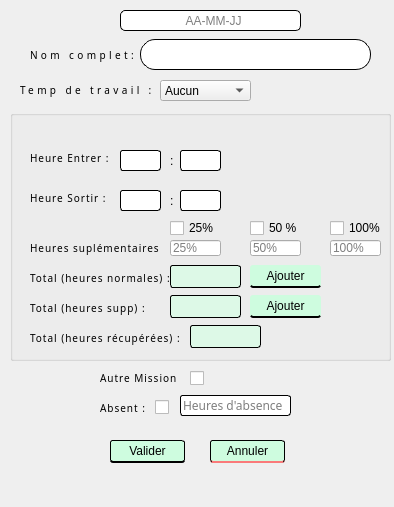
<?xml version="1.0" encoding="UTF-8"?>
<ui version="4.0">
 <class>Dialog</class>
 <widget class="QDialog" name="Dialog">
  <property name="geometry">
   <rect>
    <x>0</x>
    <y>0</y>
    <width>394</width>
    <height>507</height>
   </rect>
  </property>
  <property name="windowTitle">
   <string>Dialog</string>
  </property>
  <widget class="QPushButton" name="pushButton">
   <property name="geometry">
    <rect>
     <x>110</x>
     <y>440</y>
     <width>75</width>
     <height>23</height>
    </rect>
   </property>
   <property name="styleSheet">
    <string notr="true">QPushButton#pushButton{
border-radius:  3px;
background-color: #CEFCDF;
border: 1px solid black;
border-bottom: 2px solid black;
}
QPushButton#pushButton:hover{
background-color: #DDF9E7;
}
QPushButton#pushButton:pressed{
background-color: #38F77E;
}</string>
   </property>
   <property name="text">
    <string>Valider</string>
   </property>
  </widget>
  <widget class="QPushButton" name="pushButton_2">
   <property name="geometry">
    <rect>
     <x>210</x>
     <y>440</y>
     <width>75</width>
     <height>23</height>
    </rect>
   </property>
   <property name="styleSheet">
    <string notr="true">QPushButton#pushButton_2{
border-radius:  3px;
background-color: #CEFCDF;
border: 1px solid black;
border-bottom: 2px solid #FA7A7A;
}
QPushButton#pushButton_2:hover{
background-color: #DDF9E7;
}
QPushButton#pushButton_2:pressed{
background-color: #FACC7A;
}</string>
   </property>
   <property name="text">
    <string>Annuler</string>
   </property>
  </widget>
  <widget class="QLabel" name="label_8">
   <property name="geometry">
    <rect>
     <x>100</x>
     <y>400</y>
     <width>71</width>
     <height>16</height>
    </rect>
   </property>
   <property name="styleSheet">
    <string notr="true">QLabel{
    font-family: Barlow, sans-serif;
    font-size:  10px;
    font-weight: 100;
    color: rgba(0, 0, 0, 1);
    text-transform: none;
    font-style: normal;
    text-decoration: none;
    line-height: 1em;
    letter-spacing: 1px;
}</string>
   </property>
   <property name="text">
    <string>Absent :</string>
   </property>
  </widget>
  <widget class="QLineEdit" name="lineEdit_9">
   <property name="geometry">
    <rect>
     <x>180</x>
     <y>395</y>
     <width>111</width>
     <height>21</height>
    </rect>
   </property>
   <property name="styleSheet">
    <string notr="true">font-family: Barlow, sans-serif;
    font-size:  12px;
border-radius: 3px;
border: 1px solid black;</string>
   </property>
   <property name="text">
    <string/>
   </property>
   <property name="readOnly">
    <bool>true</bool>
   </property>
   <property name="placeholderText">
    <string>Heures d'absence</string>
   </property>
  </widget>
  <widget class="QCheckBox" name="checkBox_4">
   <property name="geometry">
    <rect>
     <x>155</x>
     <y>397</y>
     <width>16</width>
     <height>21</height>
    </rect>
   </property>
   <property name="styleSheet">
    <string notr="true"/>
   </property>
   <property name="text">
    <string/>
   </property>
  </widget>
  <widget class="QGroupBox" name="groupBox">
   <property name="geometry">
    <rect>
     <x>10</x>
     <y>110</y>
     <width>381</width>
     <height>251</height>
    </rect>
   </property>
   <property name="styleSheet">
    <string notr="true">QWidget#groupBox{
color : green;

}</string>
   </property>
   <property name="title">
    <string/>
   </property>
   <widget class="QLineEdit" name="lineEdit_2">
    <property name="geometry">
     <rect>
      <x>110</x>
      <y>40</y>
      <width>41</width>
      <height>21</height>
     </rect>
    </property>
    <property name="styleSheet">
     <string notr="true">border-radius:3px;
border:1px solid black;</string>
    </property>
    <property name="text">
     <string/>
    </property>
   </widget>
   <widget class="QLabel" name="label_3">
    <property name="geometry">
     <rect>
      <x>20</x>
      <y>40</y>
      <width>101</width>
      <height>16</height>
     </rect>
    </property>
    <property name="styleSheet">
     <string notr="true">QLabel{
    font-family: Barlow, sans-serif;
    font-size:  10px;
    font-weight: 100;
    color: rgba(0, 0, 0, 1);
    text-transform: none;
    font-style: normal;
    text-decoration: none;
    line-height: 1em;
    letter-spacing: 1px;
}</string>
    </property>
    <property name="text">
     <string>Heure Entrer : </string>
    </property>
   </widget>
   <widget class="QLabel" name="label_6">
    <property name="geometry">
     <rect>
      <x>160</x>
      <y>80</y>
      <width>21</width>
      <height>21</height>
     </rect>
    </property>
    <property name="text">
     <string>:</string>
    </property>
   </widget>
   <widget class="QLineEdit" name="lineEdit_6">
    <property name="geometry">
     <rect>
      <x>160</x>
      <y>130</y>
      <width>51</width>
      <height>16</height>
     </rect>
    </property>
    <property name="text">
     <string/>
    </property>
    <property name="readOnly">
     <bool>true</bool>
    </property>
    <property name="placeholderText">
     <string>25%</string>
    </property>
   </widget>
   <widget class="QLabel" name="label_4">
    <property name="geometry">
     <rect>
      <x>160</x>
      <y>40</y>
      <width>21</width>
      <height>21</height>
     </rect>
    </property>
    <property name="text">
     <string>:</string>
    </property>
   </widget>
   <widget class="QLabel" name="label_7">
    <property name="geometry">
     <rect>
      <x>20</x>
      <y>130</y>
      <width>131</width>
      <height>16</height>
     </rect>
    </property>
    <property name="styleSheet">
     <string notr="true">QLabel{
    font-family: Barlow, sans-serif;
    font-size:  10px;
    font-weight: 100;
    color: rgba(0, 0, 0, 1);
    text-transform: none;
    font-style: normal;
    text-decoration: none;
    line-height: 1em;
    letter-spacing: 1px;
}</string>
    </property>
    <property name="text">
     <string>Heures suplémentaires  : </string>
    </property>
   </widget>
   <widget class="QLineEdit" name="lineEdit_5">
    <property name="geometry">
     <rect>
      <x>110</x>
      <y>80</y>
      <width>41</width>
      <height>21</height>
     </rect>
    </property>
    <property name="styleSheet">
     <string notr="true">border-radius:3px;
border:1px solid black;</string>
    </property>
    <property name="text">
     <string/>
    </property>
   </widget>
   <widget class="QLabel" name="label_5">
    <property name="geometry">
     <rect>
      <x>20</x>
      <y>80</y>
      <width>101</width>
      <height>16</height>
     </rect>
    </property>
    <property name="styleSheet">
     <string notr="true">QLabel{
    font-family: Barlow, sans-serif;
    font-size:  10px;
    font-weight: 100;
    color: rgba(0, 0, 0, 1);
    text-transform: none;
    font-style: normal;
    text-decoration: none;
    line-height: 1em;
    letter-spacing: 1px;
}</string>
    </property>
    <property name="text">
     <string>Heure Sortir : </string>
    </property>
   </widget>
   <widget class="QCheckBox" name="checkBox">
    <property name="enabled">
     <bool>true</bool>
    </property>
    <property name="geometry">
     <rect>
      <x>160</x>
      <y>110</y>
      <width>51</width>
      <height>16</height>
     </rect>
    </property>
    <property name="text">
     <string>25%</string>
    </property>
    <property name="checked">
     <bool>false</bool>
    </property>
   </widget>
   <widget class="QCheckBox" name="checkBox_2">
    <property name="geometry">
     <rect>
      <x>240</x>
      <y>110</y>
      <width>51</width>
      <height>16</height>
     </rect>
    </property>
    <property name="text">
     <string>50 %</string>
    </property>
   </widget>
   <widget class="QLineEdit" name="lineEdit_7">
    <property name="geometry">
     <rect>
      <x>240</x>
      <y>130</y>
      <width>51</width>
      <height>16</height>
     </rect>
    </property>
    <property name="text">
     <string/>
    </property>
    <property name="readOnly">
     <bool>true</bool>
    </property>
    <property name="placeholderText">
     <string>50%</string>
    </property>
   </widget>
   <widget class="QLineEdit" name="lineEdit_3">
    <property name="geometry">
     <rect>
      <x>170</x>
      <y>40</y>
      <width>41</width>
      <height>21</height>
     </rect>
    </property>
    <property name="styleSheet">
     <string notr="true">border-radius:3px;
border:1px solid black;</string>
    </property>
    <property name="text">
     <string/>
    </property>
   </widget>
   <widget class="QLineEdit" name="lineEdit_4">
    <property name="geometry">
     <rect>
      <x>170</x>
      <y>80</y>
      <width>41</width>
      <height>21</height>
     </rect>
    </property>
    <property name="styleSheet">
     <string notr="true">border-radius:3px;
border:1px solid black;</string>
    </property>
    <property name="text">
     <string/>
    </property>
   </widget>
   <widget class="QCheckBox" name="checkBox_3">
    <property name="geometry">
     <rect>
      <x>320</x>
      <y>110</y>
      <width>51</width>
      <height>16</height>
     </rect>
    </property>
    <property name="text">
     <string>100%</string>
    </property>
   </widget>
   <widget class="QLineEdit" name="lineEdit_8">
    <property name="geometry">
     <rect>
      <x>320</x>
      <y>130</y>
      <width>51</width>
      <height>16</height>
     </rect>
    </property>
    <property name="text">
     <string/>
    </property>
    <property name="readOnly">
     <bool>true</bool>
    </property>
    <property name="placeholderText">
     <string>100%</string>
    </property>
   </widget>
   <widget class="QLabel" name="label_10">
    <property name="geometry">
     <rect>
      <x>20</x>
      <y>160</y>
      <width>151</width>
      <height>16</height>
     </rect>
    </property>
    <property name="styleSheet">
     <string notr="true">QLabel{
    font-family: Barlow, sans-serif;
    font-size:  10px;
    font-weight: 100;
    color: rgba(0, 0, 0, 1);
    text-transform: none;
    font-style: normal;
    text-decoration: none;
    line-height: 1em;
    letter-spacing: 1px;
}</string>
    </property>
    <property name="text">
     <string>Total (heures normales) : </string>
    </property>
   </widget>
   <widget class="QLabel" name="label_11">
    <property name="geometry">
     <rect>
      <x>20</x>
      <y>190</y>
      <width>131</width>
      <height>16</height>
     </rect>
    </property>
    <property name="styleSheet">
     <string notr="true">QLabel{
    font-family: Barlow, sans-serif;
    font-size:  10px;
    font-weight: 100;
    color: rgba(0, 0, 0, 1);
    text-transform: none;
    font-style: normal;
    text-decoration: none;
    line-height: 1em;
    letter-spacing: 1px;
}</string>
    </property>
    <property name="text">
     <string>Total (heures supp) : </string>
    </property>
   </widget>
   <widget class="QLineEdit" name="lineEdit_10">
    <property name="geometry">
     <rect>
      <x>160</x>
      <y>155</y>
      <width>71</width>
      <height>23</height>
     </rect>
    </property>
    <property name="styleSheet">
     <string notr="true">font-family: Barlow, sans-serif;
    font-size:  12px;
border-radius: 3px;
background-color:#DDF9E7;
border: 1px solid black;</string>
    </property>
    <property name="text">
     <string/>
    </property>
    <property name="readOnly">
     <bool>false</bool>
    </property>
    <property name="placeholderText">
     <string/>
    </property>
   </widget>
   <widget class="QLineEdit" name="lineEdit_11">
    <property name="geometry">
     <rect>
      <x>160</x>
      <y>185</y>
      <width>71</width>
      <height>23</height>
     </rect>
    </property>
    <property name="styleSheet">
     <string notr="true">font-family: Barlow, sans-serif;
    font-size:  12px;
border-radius: 3px;
background-color:#DDF9E7;
border: 1px solid black;</string>
    </property>
    <property name="text">
     <string/>
    </property>
    <property name="readOnly">
     <bool>false</bool>
    </property>
    <property name="placeholderText">
     <string/>
    </property>
   </widget>
   <widget class="QPushButton" name="pushButton_4">
    <property name="geometry">
     <rect>
      <x>240</x>
      <y>155</y>
      <width>71</width>
      <height>23</height>
     </rect>
    </property>
    <property name="cursor">
     <cursorShape>PointingHandCursor</cursorShape>
    </property>
    <property name="styleSheet">
     <string notr="true">QPushButton#pushButton_4{
border-radius:  3px;
background-color: #CEFCDF;
border-bottom: 2px solid black;
}
QPushButton#pushButton_4:hover{
background-color: #DDF9E7;
}
QPushButton#pushButton_4:pressed{
background-color: #38F77E;
}</string>
    </property>
    <property name="text">
     <string>Ajouter</string>
    </property>
   </widget>
   <widget class="QPushButton" name="pushButton_5">
    <property name="geometry">
     <rect>
      <x>240</x>
      <y>185</y>
      <width>71</width>
      <height>23</height>
     </rect>
    </property>
    <property name="cursor">
     <cursorShape>PointingHandCursor</cursorShape>
    </property>
    <property name="styleSheet">
     <string notr="true">QPushButton#pushButton_5{
border-radius:  3px;
background-color: #CEFCDF;
border-bottom: 2px solid black;
}
QPushButton#pushButton_5:hover{
background-color: #DDF9E7;
}
QPushButton#pushButton_5:pressed{
background-color: #38F77E;
}</string>
    </property>
    <property name="text">
     <string>Ajouter</string>
    </property>
   </widget>
   <widget class="QLabel" name="label_12">
    <property name="geometry">
     <rect>
      <x>20</x>
      <y>220</y>
      <width>161</width>
      <height>16</height>
     </rect>
    </property>
    <property name="styleSheet">
     <string notr="true">QLabel{
    font-family: Barlow, sans-serif;
    font-size:  10px;
    font-weight: 100;
    color: rgba(0, 0, 0, 1);
    text-transform: none;
    font-style: normal;
    text-decoration: none;
    line-height: 1em;
    letter-spacing: 1px;
}</string>
    </property>
    <property name="text">
     <string>Total (heures récupérées) : </string>
    </property>
   </widget>
   <widget class="QLineEdit" name="lineEdit_12">
    <property name="geometry">
     <rect>
      <x>180</x>
      <y>215</y>
      <width>71</width>
      <height>23</height>
     </rect>
    </property>
    <property name="styleSheet">
     <string notr="true">font-family: Barlow, sans-serif;
    font-size:  12px;
border-radius: 3px;
background-color:#DDF9E7;
border: 1px solid black;</string>
    </property>
    <property name="text">
     <string/>
    </property>
    <property name="readOnly">
     <bool>false</bool>
    </property>
    <property name="placeholderText">
     <string/>
    </property>
   </widget>
  </widget>
  <widget class="QLineEdit" name="lineEdit">
   <property name="geometry">
    <rect>
     <x>120</x>
     <y>10</y>
     <width>181</width>
     <height>21</height>
    </rect>
   </property>
   <property name="styleSheet">
    <string notr="true">border-radius:5px;
border : 1px solid black;</string>
   </property>
   <property name="readOnly">
    <bool>true</bool>
   </property>
   <property name="placeholderText">
    <string>                   AA-MM-JJ</string>
   </property>
  </widget>
  <widget class="QLabel" name="label_9">
   <property name="geometry">
    <rect>
     <x>30</x>
     <y>45</y>
     <width>141</width>
     <height>20</height>
    </rect>
   </property>
   <property name="styleSheet">
    <string notr="true">QLabel{
    font-family: Barlow, sans-serif;
    font-size:  10px;
    font-weight: 100;
    color: rgba(0, 0, 0, 1);
    text-transform: none;
    font-style: normal;
    text-decoration: none;
    line-height: 1em;
    letter-spacing: 3.4px;
}</string>
   </property>
   <property name="text">
    <string>Nom complet: </string>
   </property>
  </widget>
  <widget class="QComboBox" name="comboBox">
   <property name="geometry">
    <rect>
     <x>160</x>
     <y>80</y>
     <width>91</width>
     <height>21</height>
    </rect>
   </property>
   <item>
    <property name="text">
     <string>Aucun</string>
    </property>
   </item>
   <item>
    <property name="text">
     <string>Normal</string>
    </property>
   </item>
   <item>
    <property name="text">
     <string>Shift1</string>
    </property>
   </item>
   <item>
    <property name="text">
     <string>Shift2</string>
    </property>
   </item>
   <item>
    <property name="text">
     <string>Shift3</string>
    </property>
   </item>
   <item>
    <property name="text">
     <string>Mi-Temps</string>
    </property>
   </item>
  </widget>
  <widget class="QLabel" name="label_2">
   <property name="geometry">
    <rect>
     <x>20</x>
     <y>80</y>
     <width>141</width>
     <height>20</height>
    </rect>
   </property>
   <property name="styleSheet">
    <string notr="true">QLabel{
    font-family: Barlow, sans-serif;
    font-size:  10px;
    font-weight: 100;
    color: rgba(0, 0, 0, 1);
    text-transform: none;
    font-style: normal;
    text-decoration: none;
    line-height: 1em;
    letter-spacing: 3.4px;
}</string>
   </property>
   <property name="text">
    <string>Temp de travail : </string>
   </property>
  </widget>
  <widget class="QLineEdit" name="lineEdit_13">
   <property name="geometry">
    <rect>
     <x>140</x>
     <y>39</y>
     <width>231</width>
     <height>31</height>
    </rect>
   </property>
   <property name="styleSheet">
    <string notr="true">font-family: Barlow, sans-serif;
    font-size:  15px;
border-radius: 15px;
border:1px solid black;</string>
   </property>
   <property name="readOnly">
    <bool>true</bool>
   </property>
  </widget>
  <widget class="QLabel" name="label_13">
   <property name="geometry">
    <rect>
     <x>100</x>
     <y>370</y>
     <width>81</width>
     <height>16</height>
    </rect>
   </property>
   <property name="styleSheet">
    <string notr="true">QLabel{
    font-family: Barlow, sans-serif;
    font-size:  10px;
    font-weight: 100;
    color: rgba(0, 0, 0, 1);
    text-transform: none;
    font-style: normal;
    text-decoration: none;
    line-height: 1em;
    letter-spacing: 1px;
}</string>
   </property>
   <property name="text">
    <string>Autre Mission :</string>
   </property>
  </widget>
  <widget class="QCheckBox" name="checkBox_6">
   <property name="geometry">
    <rect>
     <x>190</x>
     <y>368</y>
     <width>16</width>
     <height>21</height>
    </rect>
   </property>
   <property name="styleSheet">
    <string notr="true"/>
   </property>
   <property name="text">
    <string/>
   </property>
  </widget>
 </widget>
 <resources>
  <include location="Resources.qrc"/>
 </resources>
 <connections/>
</ui>
